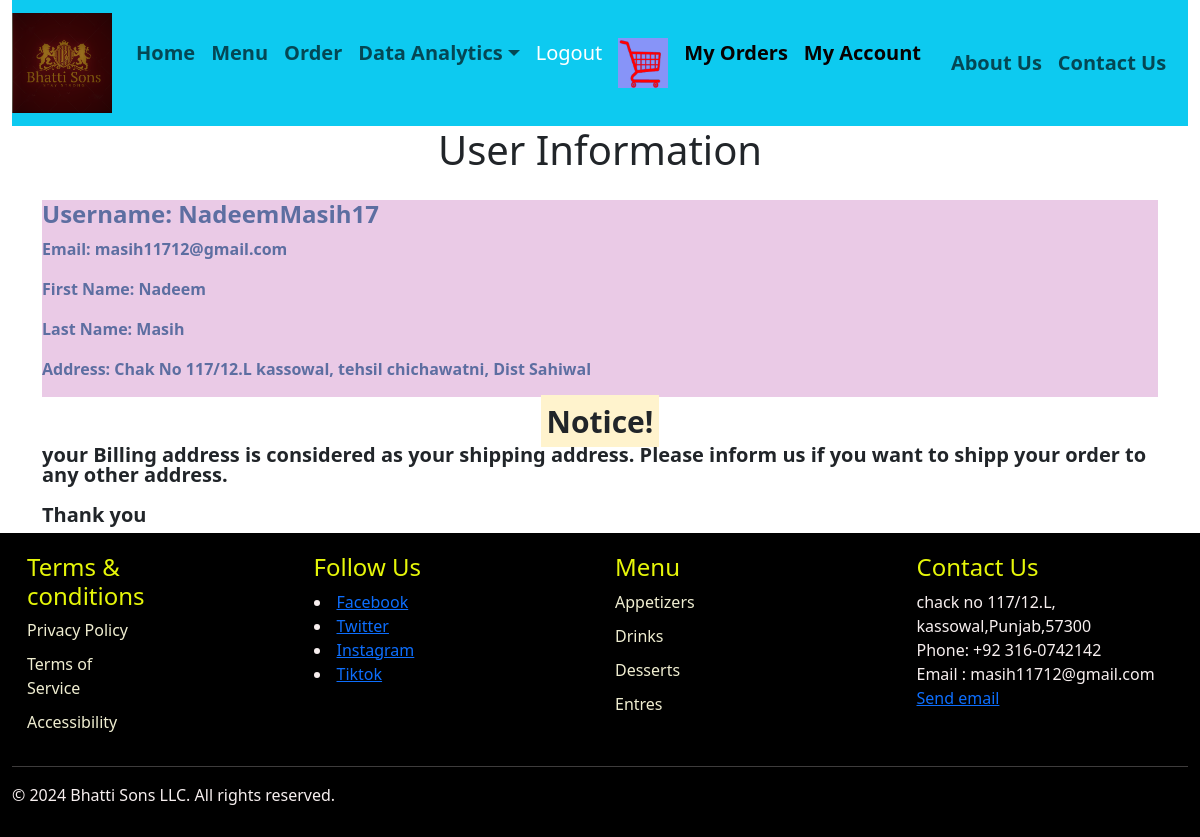
Page /my_account/ (signed in) on the committed database.
### customer/models.py (models this page shows)
class User(AbstractUser):
    address = models.TextField(default = 'No address')

### customer/views.py (the view)
# urls.py: path('my_account/', my_account, name='my_account'),
@login_required
def my_account(request):
        my_account = request.user
        return render(request, 'customer/myaccount.html', {'my_account': my_account})

### customer/templates/customer/myaccount.html (shortened to what this page needs)
{% extends 'customer/base.html' %}
{% load static %}
{% block content %}
<!DOCTYPE html>
<html lang="en">
<head>
</head>
<body>
    <h2 style="text-align: center; font-size: 30px; line-height: 1; display: flex; align-items: center; justify-content: center;"><b><h1>User Information</h1></b></h2>
<div class="container">
    <div class="upper-half">
        <div class="left-half">
            <h4> <b> Username: {{ request.user.username }}    </b></h4>
            <p><b> Email: {{ request.user.email }}</b></p>
            <p><b> First Name: {{ request.user.first_name }}</b></p>
            <p><b> Last Name: {{ request.user.last_name }}</b> </p>
            <p> <b> Address: {{ request.user.address }}</b> </p>
        </div>
    </div>
      <div class="lower-half">
        <h2 style="text-align: center; font-size: 30px; line-height: 1; display: flex; align-items: center; justify-content: center;"><b><mark> Notice!</mark></b></h2>
        <h2 style="text-align: left; font-size: 20px; line-height: 1; display: flex; align-items: center; justify-content: left;"><b> your Billing address is considered as your shipping address. Please inform us if you want to shipp your order to any other address.<br><br>Thank you</b></h2>
        </div>
    </div>
</body>
{% endblock content %}

### customer/templates/customer/myaccount.html (style rules this page uses)
.container { display: flex; flex-direction: column; height: auto; }
.upper-half { display: flex; flex: 1; }
.left-half { flex: 1; margin-top: 10px; margin-bottom: 10px; background-color: rgb(234, 202, 230); text-align: left; color: #5d6ea1; align-items: center; padding: auto; }
.lower-half { flex: 1; align-items: center; }

### rows in the picture
User: user.username "NadeemMasih17", user.email "masih11712@gmail.com", user.first_name "Nadeem", user.last_name "Masih", user.address "Chak No 117/12.L kassowal, tehsil chichawatni, Dist Sahiwal"
